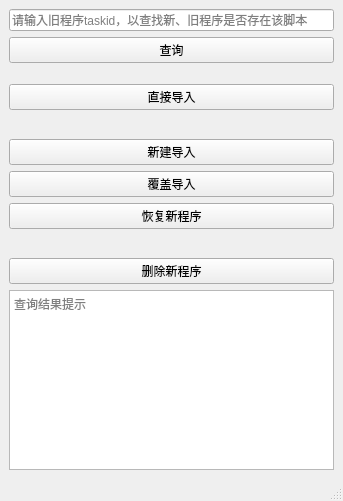
<?xml version="1.0" encoding="UTF-8"?>
<ui version="4.0">
 <class>MainWindow</class>
 <widget class="QMainWindow" name="MainWindow">
  <property name="geometry">
   <rect>
    <x>0</x>
    <y>0</y>
    <width>343</width>
    <height>501</height>
   </rect>
  </property>
  <property name="windowTitle">
   <string>导入</string>
  </property>
  <widget class="QWidget" name="centralwidget">
   <layout class="QVBoxLayout" name="verticalLayout" stretch="1,1,11,1,1,1,1,0,1,5,0">
    <item>
     <widget class="QLineEdit" name="search">
      <property name="minimumSize">
       <size>
        <width>300</width>
        <height>0</height>
       </size>
      </property>
      <property name="maximumSize">
       <size>
        <width>16777215</width>
        <height>16777215</height>
       </size>
      </property>
      <property name="placeholderText">
       <string>请输入旧程序taskid，以查找新、旧程序是否存在该脚本</string>
      </property>
     </widget>
    </item>
    <item>
     <widget class="QPushButton" name="searchButton">
      <property name="text">
       <string>查询</string>
      </property>
     </widget>
    </item>
    <item>
     <spacer name="verticalSpacer">
      <property name="orientation">
       <enum>Qt::Vertical</enum>
      </property>
      <property name="sizeType">
       <enum>QSizePolicy::Fixed</enum>
      </property>
      <property name="sizeHint" stdset="0">
       <size>
        <width>0</width>
        <height>15</height>
       </size>
      </property>
     </spacer>
    </item>
    <item>
     <widget class="QPushButton" name="importButton">
      <property name="enabled">
       <bool>true</bool>
      </property>
      <property name="text">
       <string>直接导入</string>
      </property>
     </widget>
    </item>
    <item>
     <spacer name="verticalSpacer_2">
      <property name="orientation">
       <enum>Qt::Vertical</enum>
      </property>
      <property name="sizeType">
       <enum>QSizePolicy::Fixed</enum>
      </property>
      <property name="sizeHint" stdset="0">
       <size>
        <width>0</width>
        <height>23</height>
       </size>
      </property>
     </spacer>
    </item>
    <item>
     <widget class="QPushButton" name="newImportButton">
      <property name="enabled">
       <bool>true</bool>
      </property>
      <property name="text">
       <string>新建导入</string>
      </property>
     </widget>
    </item>
    <item>
     <widget class="QPushButton" name="coverButton">
      <property name="text">
       <string>覆盖导入</string>
      </property>
     </widget>
    </item>
    <item>
     <widget class="QPushButton" name="recoveryButton">
      <property name="text">
       <string>恢复新程序</string>
      </property>
     </widget>
    </item>
    <item>
     <spacer name="verticalSpacer_3">
      <property name="orientation">
       <enum>Qt::Vertical</enum>
      </property>
      <property name="sizeType">
       <enum>QSizePolicy::Fixed</enum>
      </property>
      <property name="sizeHint" stdset="0">
       <size>
        <width>20</width>
        <height>23</height>
       </size>
      </property>
     </spacer>
    </item>
    <item>
     <widget class="QPushButton" name="pushButton">
      <property name="text">
       <string>删除新程序</string>
      </property>
     </widget>
    </item>
    <item>
     <widget class="QTextEdit" name="textEdit">
      <property name="sizePolicy">
       <sizepolicy hsizetype="Expanding" vsizetype="Fixed">
        <horstretch>0</horstretch>
        <verstretch>0</verstretch>
       </sizepolicy>
      </property>
      <property name="minimumSize">
       <size>
        <width>0</width>
        <height>150</height>
       </size>
      </property>
      <property name="maximumSize">
       <size>
        <width>16777215</width>
        <height>500</height>
       </size>
      </property>
      <property name="placeholderText">
       <string>查询结果提示</string>
      </property>
     </widget>
    </item>
   </layout>
  </widget>
  <widget class="QMenuBar" name="menubar">
   <property name="geometry">
    <rect>
     <x>0</x>
     <y>0</y>
     <width>343</width>
     <height>23</height>
    </rect>
   </property>
  </widget>
  <widget class="QStatusBar" name="statusbar"/>
 </widget>
 <resources/>
 <connections/>
</ui>
